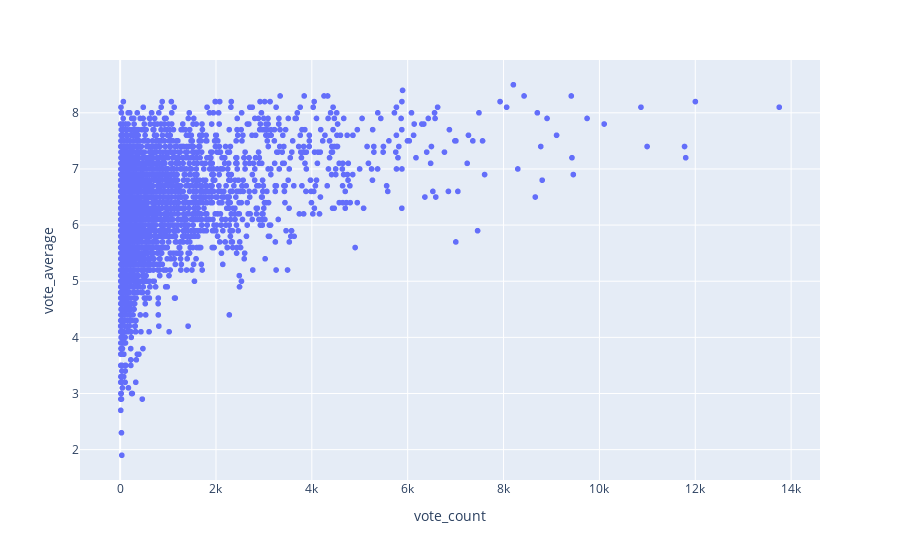

The notebook cell this image was saved under:
### Code cell
import plotly.express as px

fig = px.scatter(df, x='vote_count', y ="vote_average")
fig.show()

### Figure 1 — Plotly figure (JSON) as saved in the notebook; plotly's stock layout.template omitted (floating-point values rounded to 4 significant figures; data arrays with more than 128 entries replaced by an {"elided": "..."} marker saying what was removed)
{"data": [{"hovertemplate": "vote_count=%{x}<br>vote_average=%{y}<extra></extra>", "legendgroup": "", "marker": {"color": "#636efa", "symbol": "circle"}, "mode": "markers", "name": "", "showlegend": false, "type": "scattergl", "x": {"elided": "4298 int values"}, "xaxis": "x", "y": {"elided": "4298 float values"}, "yaxis": "y"}], "layout": {"legend": {"tracegroupgap": 0}, "margin": {"t": 60}, "xaxis": {"anchor": "y", "domain": [0, 1], "title": {"text": "vote_count"}}, "yaxis": {"anchor": "x", "domain": [0, 1], "title": {"text": "vote_average"}}}}
